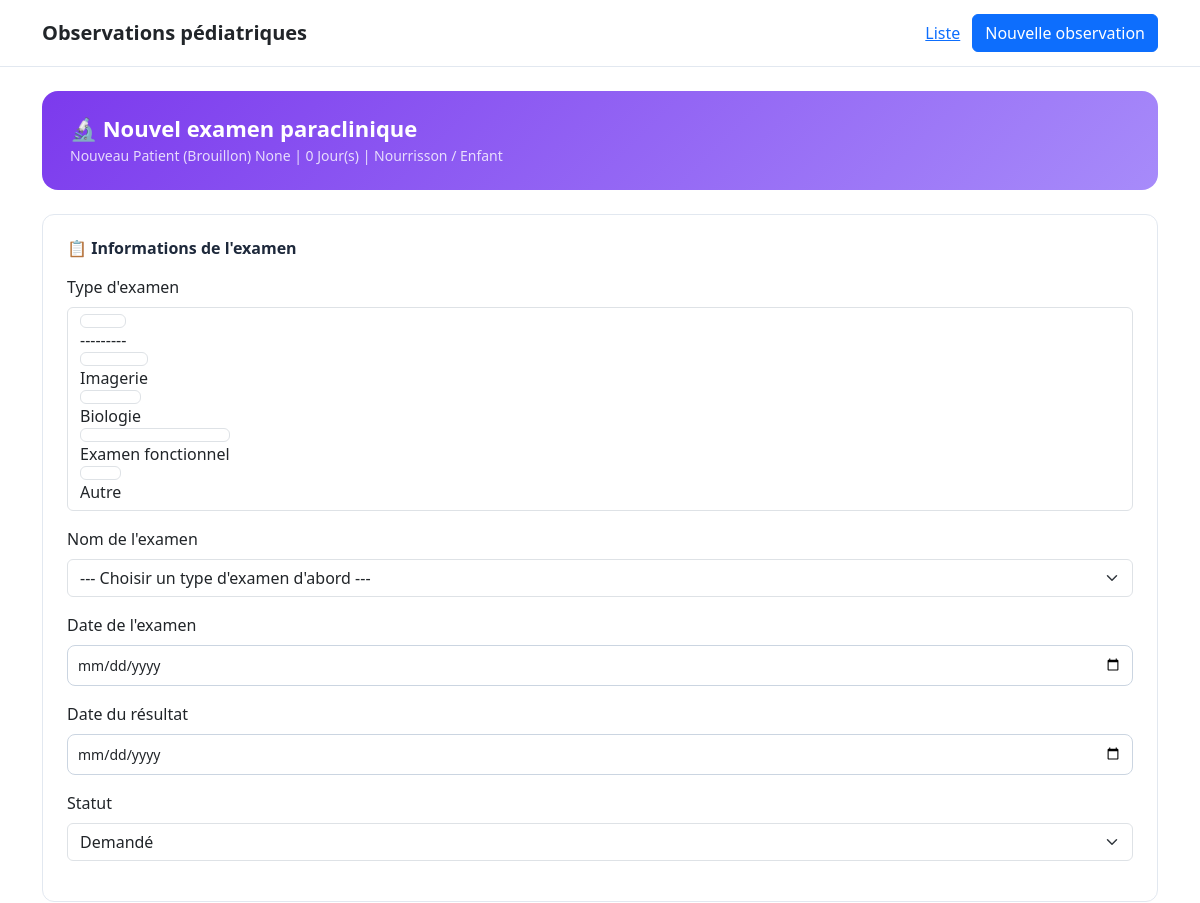
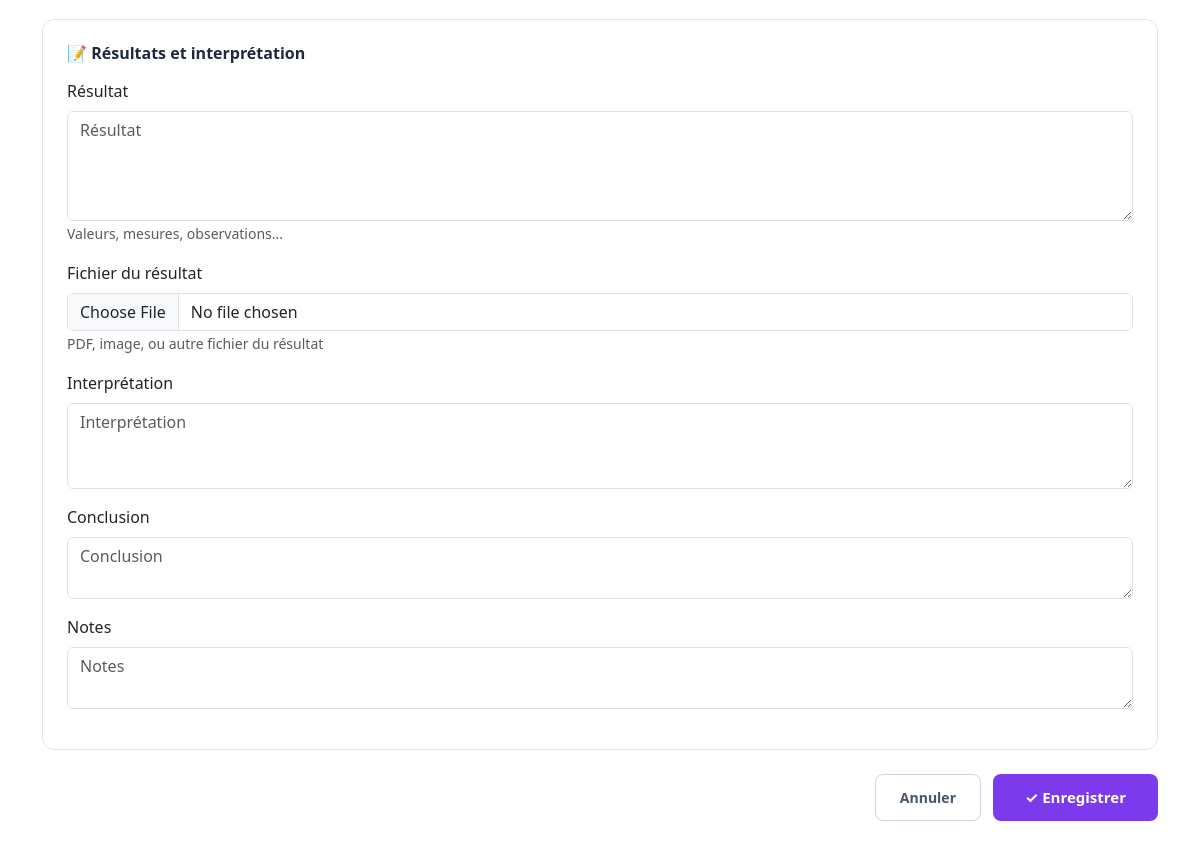
/observations/6/paraclinique/ajouter/, run on the app's committed database (2 pictures, top to bottom).
### patient/models.py (models this page shows, shortened)
class ObservationMedicale(models.Model):
    type_observation = models.CharField(
        max_length=10,
        choices=C.TYPE_OBSERVATION_CHOICES,
        verbose_name="Type d'observation",
    )
    nom = models.CharField(
        max_length=255,
        verbose_name="Nom",
    )
    prenoms = models.CharField(
        max_length=255, blank=True, null=True,
        verbose_name="Prénom(s)",
    )
    sexe = models.CharField(
        max_length=1,
        choices=C.SEXE_CHOICES,
        verbose_name="Sexe",
    )
    age_valeur = models.PositiveIntegerField(
        verbose_name="Âge",
    )
    age_unite = models.CharField(
        max_length=10,
        choices=C.AGE_UNITE_CHOICES,
        verbose_name="Unité d'âge",
    )
    date_naissance = models.DateField(
        null=True,
        blank=True,
        verbose_name="Date de naissance",
    )
    adresse = models.TextField(
        null=True,
        blank=True,
        verbose_name="Adresse",
    )
    telephone = models.CharField(
        max_length=50,
        null=True,
        blank=True,
        verbose_name="Contact",
    )
    lit = models.CharField(
        max_length=30,
        null=True,
        blank=True,
        verbose_name="Lit n°",
    )
    date_admission = models.DateField(
        null=True,
        blank=True,
        verbose_name="Date d'entrée / admission",
    )
    motif_admission = models.TextField(
        null=True,
        blank=True,
        verbose_name="Motif d'entrée / admission",
    )
    diagnostic_retenu = models.TextField(
        null=True,
        blank=True,
        verbose_name="Diagnostic retenu",
    )
    created_at = models.DateTimeField(auto_now_add=True)
    updated_at = models.DateTimeField(auto_now=True)
    class Meta:
        verbose_name = "Observation médicale"
        verbose_name_plural = "Observations médicales"
        ordering = ["-created_at"]
    @property
    def age_display(self):
        return f"{self.age_valeur} {self.get_age_unite_display()}"

### patient/views.py (the view)
@require_http_methods(["GET", "POST"])
def examen_paraclinique_create(request, observation_pk):
    observation = get_object_or_404(ObservationMedicale, pk=observation_pk)
    if request.method == "POST":
        form = ExamenParacliniqueForm(request.POST, request.FILES)
        if form.is_valid():
            examen = form.save(commit=False)
            examen.observation = observation
            examen.save()
            messages.success(request, "L'examen paraclinique a été enregistré.")
            return redirect("patient:examen_paraclinique_list", observation_pk=observation.pk)
        else:
            messages.error(request, "Le formulaire contient des erreurs.")
    else:
        form = ExamenParacliniqueForm()
    context = {
        "observation": observation,
        "form": form,
        "title": "Nouvel examen paraclinique",
    }
    return render(request, "patient/examen_paraclinique_form.html", context)

### patient/templates/patient/examen_paraclinique_form.html (shortened to what this page needs)
{% extends "patient/base.html" %}
{% load django_bootstrap5 %}
{% block content %}
<div class="form-header">
    <h1>🔬 {{ title }}</h1>
    <div class="subtitle">
        {{ observation.nom }} {{ observation.prenoms }}
        | {{ observation.age_display }}
        | {{ observation.get_type_observation_display }}
    </div>
</div>
<form method="post" enctype="multipart/form-data" novalidate>
    <div class="form-section">
        <h5>📋 Informations de l'examen</h5>
        {% bootstrap_field form.type_examen %}
        {% bootstrap_field form.nom_examen %}
        {% bootstrap_field form.date_examen %}
        {% bootstrap_field form.date_resultat %}
        {% bootstrap_field form.statut %}
    </div>
    <div class="form-section">
        <h5>📝 Résultats et interprétation</h5>
        {% bootstrap_field form.resultat %}
        {% bootstrap_field form.fichier_resultat %}
        {% bootstrap_field form.interpretation %}
        {% bootstrap_field form.conclusion %}
        {% bootstrap_field form.notes %}
    </div>
    <div class="form-actions">
        <a href="{% url 'patient:examen_paraclinique_list' observation.pk %}" class="btn-cancel">
            Annuler
        </a>
        <button type="submit" class="btn-submit">
            ✓ Enregistrer
        </button>
    </div>
</form>
{% endblock %}

### patient/templates/patient/base.html (style rules this page uses)
:root { --primary: #2563eb; --primary-dark: #1d4ed8; --secondary: #64748b; --danger: #dc2626; --success: #16a34a; --warning: #d97706; --info: #0891b2; --bg: #f8fafc; --card: #ffffff; --border: #e2e8f0; --text: #0f172a; --muted: #64748b; }
* { box-sizing: border-box; }
body { margin: 0; font-family: Arial, Helvetica, sans-serif; background: var(--bg); color: var(--text); line-height: 1.45; }
input[type="text"], input[type="number"], input[type="date"], input[type="email"], input[type="tel"], select, textarea { width: 100%; padding: 9px 10px; border: 1px solid #cbd5e1; border-radius: 8px; font-size: 14px; background: #fff; }
textarea { min-height: 80px; resize: vertical; }

### patient/templates/patient/examen_paraclinique_form.html (style rules this page uses)
.form-header { background: linear-gradient(135deg, #7c3aed 0%, #a78bfa 100%); border-radius: 16px; padding: 24px 28px; color: #fff; margin-bottom: 24px; }
.form-header h1 { margin: 0; font-size: 22px; font-weight: 800; }
.form-header .subtitle { color: rgba(255,255,255,0.8); font-size: 14px; margin-top: 4px; }
.form-section { background: #fff; border-radius: 12px; border: 1px solid #e2e8f0; padding: 24px; margin-bottom: 20px; }
.form-section h5 { margin: 0 0 16px; font-size: 16px; font-weight: 700; color: #1e293b; }
.form-actions { display: flex; justify-content: flex-end; gap: 12px; margin-top: 24px; }
.form-actions .btn-cancel { padding: 12px 24px; border-radius: 8px; border: 1px solid #cbd5e1; background: #fff; font-size: 14px; font-weight: 600; cursor: pointer; text-decoration: none; color: #475569; }
.form-actions .btn-submit { padding: 12px 32px; border-radius: 8px; border: none; background: #7c3aed; color: #fff; font-size: 15px; font-weight: 700; cursor: pointer; }

### data on the page
ObservationMedicale: nom "Nouveau Patient (Brouillon)", prenoms "None", age_display "0 Jour(s)", type_observation "Nourrisson / Enfant"

### other printed values
{{ title }} "Nouvel examen paraclinique"
